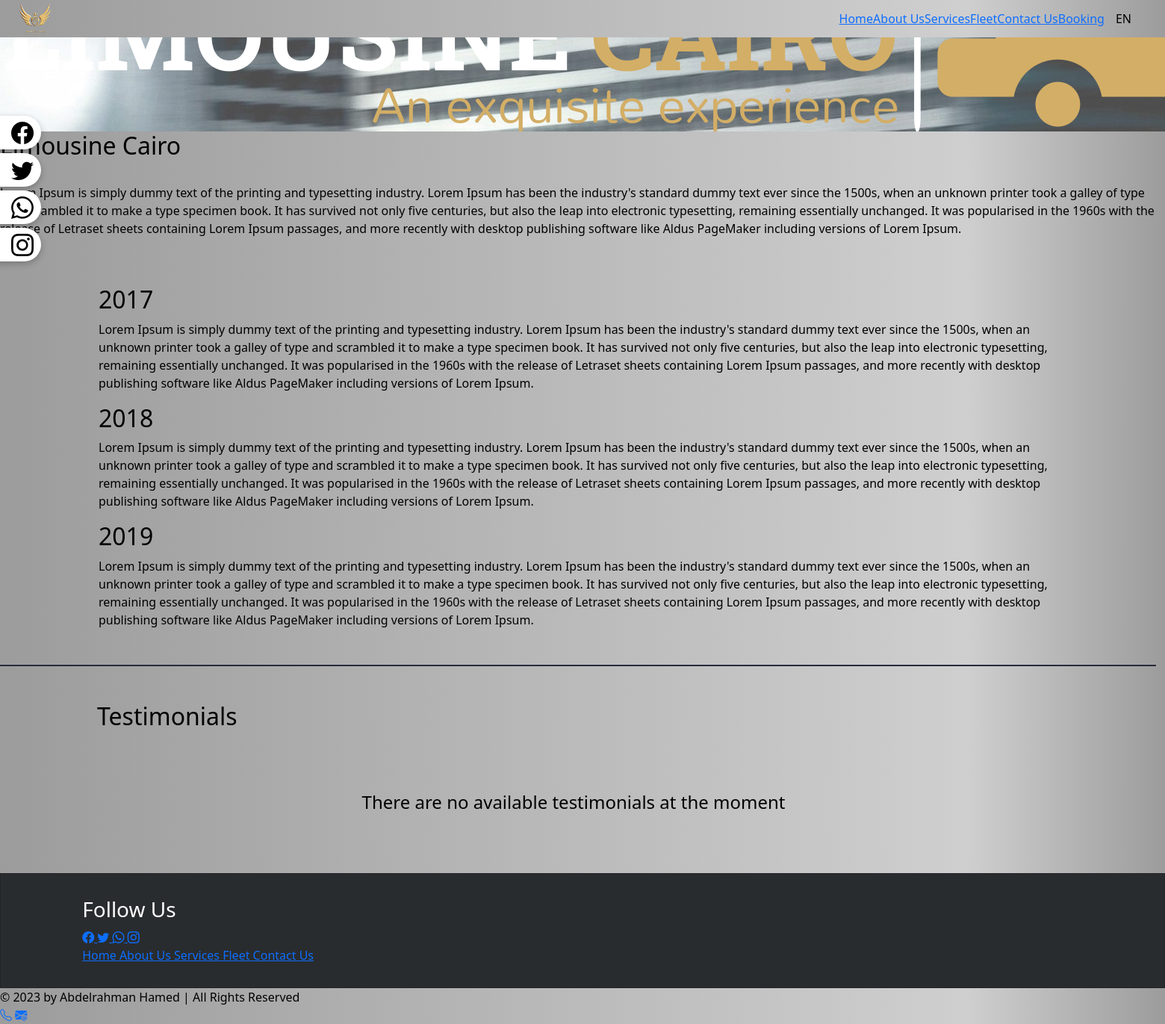
Page /about-us on the committed database.
### lc_app/models.py (models this page shows, shortened)
class PagesInfo(models.Model):
    title = models.CharField(max_length=200)
    title_ar = models.CharField(max_length=200)
    description = models.TextField()
    description_ar = models.TextField()
    banner = ResizedImageField(quality=80, force_format='JPEG', upload_to=extras.PathRename('pages_banners'), storage=extras.OverwriteStorage())

class History(models.Model):
    today = datetime.date.today()
    year = today.year
    date = models.PositiveIntegerField(default=1900, validators=[MinValueValidator(1990), MaxValueValidator(int(year))])
    description = models.TextField()
    description_ar = models.TextField()

class ContactInfo(models.Model):
    address = models.CharField(max_length=1000)
    address_ar = models.CharField(max_length=1000)
    phone_1 = models.CharField(max_length=11, validators=[RegexValidator(r'^\d{1,10}$')])
    phone_2 = models.CharField(max_length=11, validators=[RegexValidator(r'^\d{1,10}$')])
    email = models.EmailField(max_length=254)

### lc_app/views.py (the view)
# urls.py: path('about-us', views.about, name='about-us'),
def about(request):
    history = History.objects.all().order_by('date')
    Testimonials = Testimonial.objects.all()
    context = {
        'History': history,
        'Testimonials': Testimonials
    }
    return render(request, 'about.html', context)

### lc_app/context_processors.py (called while the page is built)
def common_data(request):
    contact_info = ContactInfo.objects.all().first()
    socials = Social.objects.all()
    pages_info = PagesInfo.objects.all()
    orders_filtered = Order.objects.filter(read=False)
    complains_filtered = Complain.objects.filter(read=False)
    show_notifications = False
    if orders_filtered.count() > 0 or complains_filtered.count() > 0 :
        show_notifications = True
    return {
        'show_notifications': show_notifications,
        'contact_info': contact_info,
        'pages_info': pages_info,
        'socials': socials
    }

### lc_app/templatetags/extras.py (called while the page is built)
def get_by_index(indexable, i):
    return indexable[i]

def get_social_link(indexable, title):
    return indexable.filter(title=title).values().first()['link']

### templates/about.html (shortened to what this page needs)
{% load static %}
{% load extras %}
<!DOCTYPE html>
{% if request.COOKIES.language == "AR" %}
<html lang="ar" dir="rtl">
{% else %}
<html lang="en" dir="ltr">
{% endif %}
<head>
    <link rel="stylesheet" type="text/css" href="{% static 'limo_app/main/styles.css' %}">
    <link rel="stylesheet" type="text/css" href="{% static 'limo_app/section/styles.css' %}">
    <link rel="stylesheet" type="text/css" href="{% static 'limo_app/about/styles.css' %}">
    <link rel="stylesheet" type="text/css" href="{% static 'limo_app/navbar/styles.css' %}">
    <link rel="stylesheet" type="text/css"
        href="{% static 'limo_app/libs/bootstrap-5.3.0-alpha1-dist/css/bootstrap.min.css' %}">
    <link rel="stylesheet" href="https://cdn.jsdelivr.net/npm/bootstrap-icons@1.10.3/font/bootstrap-icons.css">
    <link rel="stylesheet" href="https://cdnjs.cloudflare.com/ajax/libs/flag-icon-css/0.8.2/css/flag-icon.min.css">
</head>
<body>
    <div class="nav-wrapper h-100">
        {% include 'navbar.html' %}
    </div>
    <div class="body-wrapper menuDisplayed">
        <div id="main-body" class="main-body col-lg-12">
            {% with pages_info|get_by_index:0 as page%}
                <div class="parallax" style="background-image: linear-gradient(rgba(255, 255, 255, 0.3), rgba(255, 255, 255, 0.3)), url({{page.banner.url}});">
                    <img src="{% static 'limo_app/images/logo2.png' %}" alt="About LimousineCairo - عن ليموزين القاهرة">
                </div>
            {% endwith %}
            <div class="about-comp">
                <h2>
                    {% with pages_info|get_by_index:0 as page%}
                        {% if request.COOKIES.language == "AR" %}
                            {{ page.title_ar }}
                        {% else %}
                            {{ page.title }}
                        {% endif %}
                    {% endwith %}
                </h2>
                <br>
                <p>
                    {% with pages_info|get_by_index:0 as page%}
                        {% if request.COOKIES.language == "AR" %}
                            {{ page.description_ar }}
                        {% else %}
                            {{ page.description }}
                        {% endif %}
                    {% endwith %}
                </p>
                <br>
                <br>
                <div class="timeline">
                    {% if History %}
                        {% for moment in History %}
                            {% if request.COOKIES.language == "AR" %}
                                {% if forloop.counter0|divisibleby:2 %}
                                    <div class="container right">
                                        <div class="content">
                                            <h2>{{moment.date}}</h2>
                                            <p>
                                                {% if request.COOKIES.language == "AR" %}
                                                    {{moment.description_ar}}
                                                {% else %}
                                                    {{moment.description}}
                                                {% endif %}
                                            </p>
                                        </div>
                                    </div>
                                {% else %}
                                    <div class="container left">
                                        <div class="content">
                                            <h2>{{moment.date}}</h2>
                                            <p>
                                                {% if request.COOKIES.language == "AR" %}
                                                    {{moment.description_ar}}
                                                {% else %}
                                                    {{moment.description}}
                                                {% endif %}
                                            </p>
                                        </div>
                                    </div>
                                {% endif %}
                            {% else %}
                                {% if forloop.counter0|divisibleby:2 %}
                                    <div class="container left">
                                        <div class="content">
                                            <h2>{{moment.date}}</h2>
                                            <p>
                                                {% if request.COOKIES.language == "AR" %}
                                                    {{moment.description_ar}}
                                                {% else %}
                                                    {{moment.description}}
                                                {% endif %}
                                            </p>
                                        </div>
                                    </div>
                                {% else %}
                                    <div class="container right">
                                        <div class="content">
                                            <h2>{{moment.date}}</h2>
                                            <p>
                                                {% if request.COOKIES.language == "AR" %}
                                                    {{moment.description_ar}}
                                                {% else %}
                                                    {{moment.description}}
                                                {% endif %}
                                            </p>
                                        </div>
                                    </div>
                                {% endif %}
                            {% endif %}
                        {% endfor %}
                    {% else %}
                        {% if request.COOKIES.language == "AR" %}
                            <h4>لا يوجد لحظات تاريخية في الوقت الحالي</h4>
                        {% else %}
                            <h4>There are no available History moments currently</h4>
                        {% endif %}
                    {% endif %}
                </div>
                <div class="row mt-5 w-100" id="section-7" style="border-top: 2px solid rgb(40, 42, 60);">
                    <div class="col-sm-10 m-auto pt-5 pb-5">
                        <h2>
                            {% if request.COOKIES.language == "AR" %}
                                اراء العملاء
                            {% else %}
                                Testimonials
                            {% endif %}
                        </h2>
                        <br>
                        <div class="testimonials-container">
                            {% if Testimonials %}
                                {% for testimonial in Testimonials %}
                                    <div class="testimonials-item card text-center">
                                        <i class="bi bi-quote"></i>
                                        <div class="card-body blockquote">
                                            <p class="card-text">
                                                {% if request.COOKIES.language == "AR" %}
                                                    {{testimonial.quote_ar}}
                                                {% else %}
                                                    {{testimonial.quote}}
                                                {% endif %}
                                            </p>
                                            <footer class="blockquote-footer">
                                                <cite title="Source Title">
                                                    {% if request.COOKIES.language == "AR" %}
                                                        {{testimonial.name_ar}}
                                                    {% else %}
                                                        {{testimonial.name}}
                                                    {% endif %}
                                                </cite>
                                            </footer>
                                        </div>
                                    </div>
                                {% endfor %}
                            {% else %}
                                {% if request.COOKIES.language == "AR" %}
                                    <h4>لا يوجد اراء العملاء في الوقت الحالي</h4>
                                {% else %}
                                    <h4>There are no available testimonials at the moment</h4>
                                {% endif %}
                            {% endif %}
                        </div>
                        <br>
                    </div>
                </div>
            </div>
        </div>
        {% include 'footer.html' %}
    </div>
    {% include 'add-ons.html' %}
</body>
</html>

### static/limo_app/main/styles.css (style rules this page uses)
html { scroll-behavior: smooth; }
body { background: linear-gradient(90deg, rgba(156,156,156,1) 0%, rgba(207,207,208,1) 83%, rgba(156,156,156,1) 100%); color: black !important; }
.services-container, .fleet-container, .drivers-container, .testimonials-container { display: flex; justify-content: center; align-items: center; flex-flow: wrap; margin-top: 50px !important; width: 80%; margin: auto; }

### rows in the picture
PagesInfo: banner (picture), title "Limousine Cairo", description "Lorem Ipsum is simply dummy text of the printing and typesetting industry. Lorem Ipsum has been the industry's standard dummy text ever since the 1500s, when an unknown printer took a galley of type and scrambled it to make a type specimen book. It has survived not only five centuries, but also the leap into electronic typesetting, remaining essentially unchanged. It was popularised in the 1960s with the release of Letraset sheets containing Lorem Ipsum passages, and more recently with desktop publishing software like Aldus PageMaker including versions of Lorem Ipsum."
History: date "2017", description "Lorem Ipsum is simply dummy text of the printing and typesetting industry. Lorem Ipsum has been the industry's standard dummy text ever since the 1500s, when an unknown printer took a galley of type and scrambled it to make a type specimen book. It has survived not only five centuries, but also the leap into electronic typesetting, remaining essentially unchanged. It was popularised in the 1960s with the release of Letraset sheets containing Lorem Ipsum passages, and more recently with desktop publishing software like Aldus PageMaker including versions of Lorem Ipsum."
History: date "2018", description "Lorem Ipsum is simply dummy text of the printing and typesetting industry. Lorem Ipsum has been the industry's standard dummy text ever since the 1500s, when an unknown printer took a galley of type and scrambled it to make a type specimen book. It has survived not only five centuries, but also the leap into electronic typesetting, remaining essentially unchanged. It was popularised in the 1960s with the release of Letraset sheets containing Lorem Ipsum passages, and more recently with desktop publishing software like Aldus PageMaker including versions of Lorem Ipsum."
History: date "2019", description "Lorem Ipsum is simply dummy text of the printing and typesetting industry. Lorem Ipsum has been the industry's standard dummy text ever since the 1500s, when an unknown printer took a galley of type and scrambled it to make a type specimen book. It has survived not only five centuries, but also the leap into electronic typesetting, remaining essentially unchanged. It was popularised in the 1960s with the release of Letraset sheets containing Lorem Ipsum passages, and more recently with desktop publishing software like Aldus PageMaker including versions of Lorem Ipsum."
